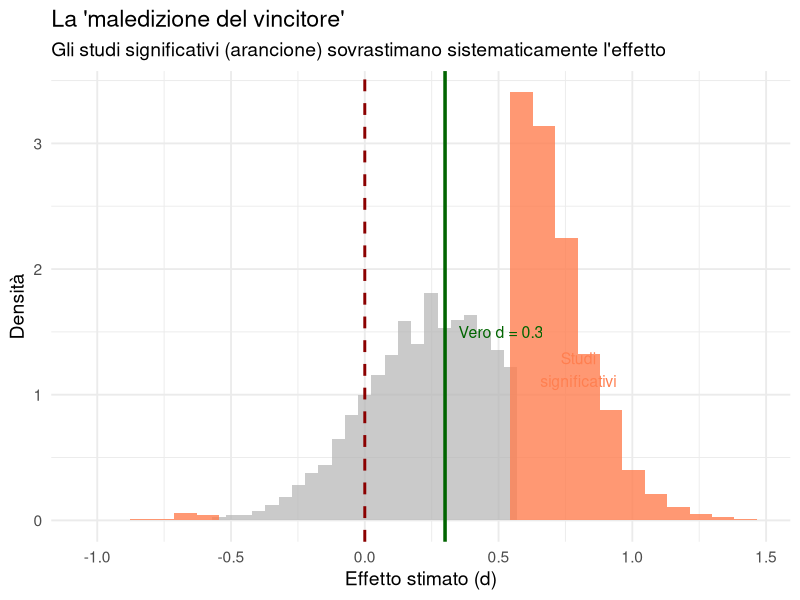
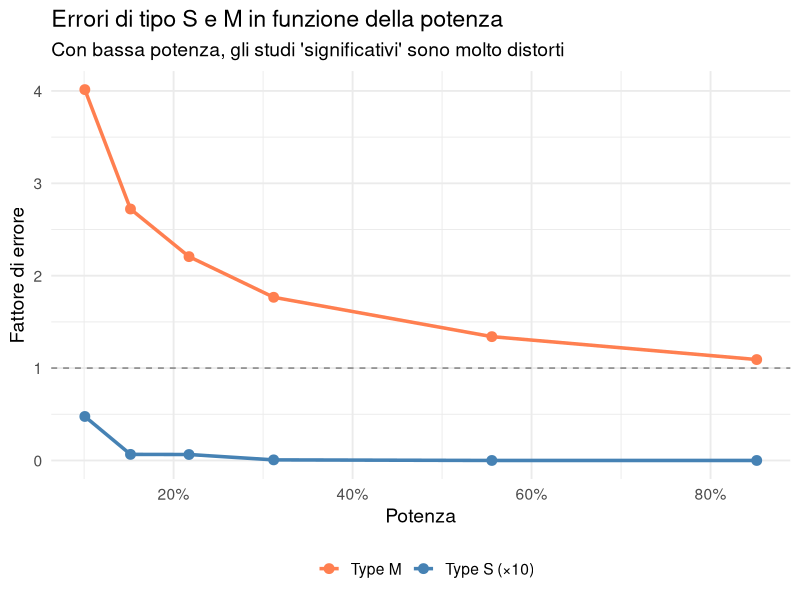
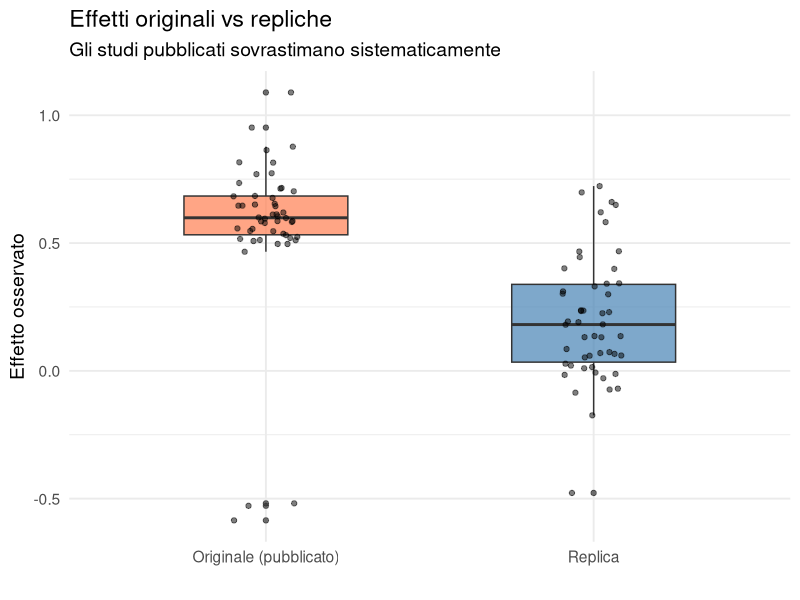

Here is the R script that generated these plots, in order:
## ---- chunk 1
#| echo: false
#| message: false
#| warning: false
library(ggplot2)
library(dplyr)
library(pwr)
set.seed(42)
## ---- chunk 2
# Parametri
effetto_vero <- 0.3      # Effetto piccolo (d = 0.3)
n_per_gruppo <- 25       # Campione tipico in psicologia
n_simulazioni <- 10000
alpha <- 0.05

# Simuliamo molti studi
risultati <- replicate(n_simulazioni, {
  # Generiamo dati
  gruppo1 <- rnorm(n_per_gruppo, mean = 0, sd = 1)
  gruppo2 <- rnorm(n_per_gruppo, mean = effetto_vero, sd = 1)
  
  # Test t
  test <- t.test(gruppo2, gruppo1)
  
  # Effetto stimato (d di Cohen approssimato)
  d_stimato <- (mean(gruppo2) - mean(gruppo1)) / 
               sqrt((var(gruppo1) + var(gruppo2)) / 2)
  
  c(p = test$p.value, d = d_stimato)
})

risultati_df <- data.frame(t(risultati))
names(risultati_df) <- c("p_value", "d_stimato")
## ---- chunk 3
# Calcoliamo la potenza
potenza <- pwr.t.test(n = n_per_gruppo, d = effetto_vero, 
                       sig.level = alpha, type = "two.sample")$power
cat("Potenza dello studio:", round(potenza * 100, 1), "%\n")
## ---- chunk 4
risultati_df[1:100, ]
## ---- chunk 5
# Solo studi con p < .05
significativi <- risultati_df[risultati_df$p_value < alpha, ]
## ---- chunk 6
nrow(significativi)
## ---- chunk 7
round(nrow(significativi) / n_simulazioni * 100, 1)
## ---- chunk 8

media_d_significativi <- mean(abs(significativi$d_stimato))
esagerazione <- media_d_significativi / effetto_vero
## ---- chunk 9
segno_sbagliato <- sum(significativi$d_stimato < 0)
prop_segno_sbagliato <- segno_sbagliato / nrow(significativi)
## ---- chunk 10
#| echo: false
#| fig-height: 5

ggplot(risultati_df, aes(x = d_stimato)) +
  geom_histogram(data = risultati_df[risultati_df$p_value >= alpha, ],
                 aes(y = after_stat(density)), bins = 50, 
                 fill = "gray70", alpha = 0.7) +
  geom_histogram(data = significativi,
                 aes(y = after_stat(density)), bins = 30, 
                 fill = "coral", alpha = 0.8) +
  geom_vline(xintercept = effetto_vero, color = "darkgreen", 
             linewidth = 1.2, linetype = "solid") +
  geom_vline(xintercept = 0, color = "darkred", 
             linewidth = 1, linetype = "dashed") +
  annotate("text", x = effetto_vero + 0.05, y = 1.5, 
           label = paste0("Vero d = ", effetto_vero), 
           color = "darkgreen", hjust = 0, size = 4) +
  annotate("text", x = 0.8, y = 1.2, 
           label = "Studi\nsignificativi", 
           color = "coral", size = 4) +
  labs(title = "La 'maledizione del vincitore'",
       subtitle = "Gli studi significativi (arancione) sovrastimano sistematicamente l'effetto",
       x = "Effetto stimato (d)", y = "Densità") +
  theme_minimal(base_size = 14)
## ---- chunk 11
#| echo: false

# Simuliamo per diverse potenze
calcola_errori <- function(n, effetto = 0.3, n_sim = 5000) {
  risultati <- replicate(n_sim, {
    g1 <- rnorm(n, 0, 1)
    g2 <- rnorm(n, effetto, 1)
    test <- t.test(g2, g1)
    d <- (mean(g2) - mean(g1)) / sqrt((var(g1) + var(g2)) / 2)
    c(p = test$p.value, d = d)
  })
  
  df <- data.frame(t(risultati))
  sig <- df[df$p < 0.05, ]
  
  if(nrow(sig) == 0) return(c(NA, NA, NA))
  
  potenza <- nrow(sig) / n_sim
  type_m <- mean(abs(sig$d)) / effetto
  type_s <- mean(sig$d < 0)
  
  c(potenza = potenza, type_m = type_m, type_s = type_s)
}

ns <- c(10, 20, 30, 50, 100, 200)
errori <- t(sapply(ns, calcola_errori))
df_errori <- data.frame(
  n = ns,
  potenza = errori[, 1],
  type_m = errori[, 2],
  type_s = errori[, 3]
)

ggplot(df_errori, aes(x = potenza)) +
  geom_line(aes(y = type_m, color = "Type M"), linewidth = 1.2) +
  geom_point(aes(y = type_m, color = "Type M"), size = 3) +
  geom_line(aes(y = type_s * 10, color = "Type S (×10)"), linewidth = 1.2) +
  geom_point(aes(y = type_s * 10, color = "Type S (×10)"), size = 3) +
  geom_hline(yintercept = 1, linetype = "dashed", color = "gray50") +
  scale_color_manual(values = c("Type M" = "coral", "Type S (×10)" = "steelblue")) +
  scale_x_continuous(labels = scales::percent) +
  labs(title = "Errori di tipo S e M in funzione della potenza",
       subtitle = "Con bassa potenza, gli studi 'significativi' sono molto distorti",
       x = "Potenza", y = "Fattore di errore", color = "") +
  theme_minimal(base_size = 14) +
  theme(legend.position = "bottom")
## ---- chunk 12
#| echo: false

df_errori$n <- ns
df_errori <- df_errori[, c("n", "potenza", "type_m", "type_s")]
names(df_errori) <- c("n per gruppo", "Potenza", "Type M (esagerazione)", "Type S (prob. segno sbagliato)")

knitr::kable(df_errori, digits = 2)
## ---- chunk 13
#| echo: false

# Simulazione: effetto originale vs replica
set.seed(123)
effetti_originali <- c()
effetti_repliche <- c()

for(i in 1:50) {
  effetto_vero <- runif(1, 0.1, 0.4)  # Effetti piccoli-medi
  
  # Studio originale (trova p < .05 per essere pubblicato)
  repeat {
    g1 <- rnorm(30, 0, 1)
    g2 <- rnorm(30, effetto_vero, 1)
    if(t.test(g2, g1)$p.value < 0.05) {
      effetti_originali <- c(effetti_originali, mean(g2) - mean(g1))
      break
    }
  }
  
  # Replica (stesso n, senza filtro)
  g1 <- rnorm(30, 0, 1)
  g2 <- rnorm(30, effetto_vero, 1)
  effetti_repliche <- c(effetti_repliche, mean(g2) - mean(g1))
}

df_replica <- data.frame(
  effetto = c(effetti_originali, effetti_repliche),
  tipo = rep(c("Originale (pubblicato)", "Replica"), each = 50)
)

ggplot(df_replica, aes(x = tipo, y = effetto, fill = tipo)) +
  geom_boxplot(alpha = 0.7, width = 0.5) +
  geom_jitter(width = 0.1, alpha = 0.5) +
  scale_fill_manual(values = c("coral", "steelblue")) +
  labs(title = "Effetti originali vs repliche",
       subtitle = "Gli studi pubblicati sovrastimano sistematicamente",
       x = "", y = "Effetto osservato") +
  theme_minimal(base_size = 14) +
  theme(legend.position = "none")
